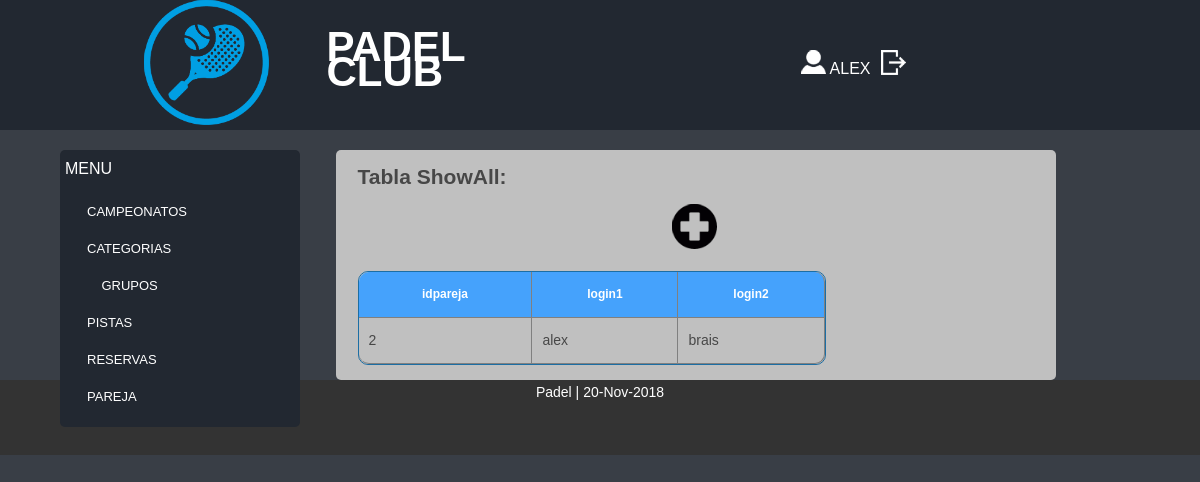
Before: /Controllers/PAREJA_Controller.php (signed in) with the older database file.
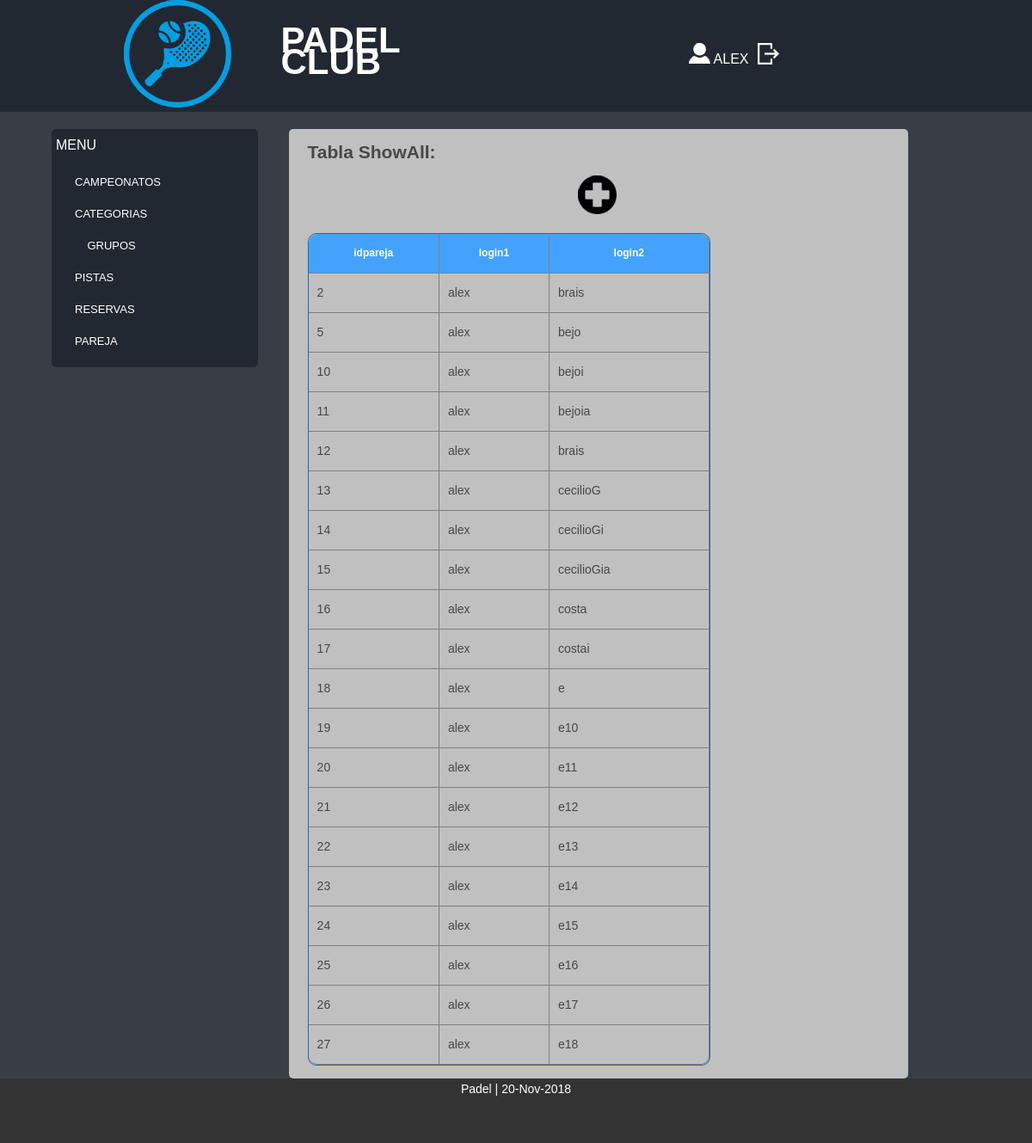
After: the same page with the newer database file.
### tables this page shows
CREATE TABLE `PAREJA` (
  `idPareja` int(10) NOT NULL,
  `login1` varchar(10) NOT NULL,
  `login2` varchar(10) NOT NULL
);

### Functions/Authentication.php (called while the page is built)
<?php
function IsAuthenticated(){
	if (!isset($_SESSION['login'])){
		return false;
	}
	else{
		return true;
	}
}
?>

### Models/Access_DB.php (called while the page is built)
<?php
function ConnectDB()
{
    $mysqli = new mysqli("", 'root', '' , 'ABP_11');
	if ($mysqli->connect_errno) {
		include '../View/MESSAGE_View.php';
		new MESSAGE("Fallo al conectar a MySQL: (" . $mysqli->connect_errno . ") " . $mysqli->connect_error, './index.php');
		return false;
	}
	else{
		return $mysqli;
	}
}
?>

### Functions/ACL.php (called while the page is built)
<?php
include_once '../Models/USUARIOS_Model.php';
function comprobarRol($rol){
	$usuario = new USUARIOS_Model($_SESSION['login'],'','','','');
	$rolBD = $usuario->getRol();
	if($rolBD[0] == 'admin'){
		return true;
	}else{
		if($rol == $rolBD[0]){
			return true;
		}else{
			return false;
		}
	}
}
?>

### Models/USUARIOS_Model.php (called while the page is built, shortened)
<?php
class USUARIOS_Model {
	var $login;
	var $mysqli;
function __construct($login,$password,$rol,$nombre,$apellidos){
	$this->login = $login;
	include_once 'Access_DB.php';
	$this->mysqli = ConnectDB();
}
function getRol(){
	$sql = "SELECT rol
			FROM USUARIO
			WHERE (
				(login = '$this->login')
			)";
	$resultado = $this->mysqli->query($sql);
	if ($resultado->num_rows == 0){
		return 'El login no existe';
	}
	else{
		return mysqli_fetch_row($resultado);
	}
}
}
?>

### Models/PAREJA_Model.php (called while the page is built, shortened)
<?php
class PAREJA_Model {
	var $mysqli;
function __construct($idpareja,$login1,$login2){
	include_once 'Access_DB.php';
	$this->mysqli = ConnectDB();
}
function _SHOWALLUSER($sesion){
	$sql = "SELECT `idpareja`, `login1`, `login2` FROM PAREJA WHERE login1 = '$sesion' OR login2 = '$sesion' ";
	$result = $this->mysqli->query($sql);
	if($result ->num_rows >0){
		$j = 0;
		while($tupla = mysqli_fetch_assoc($result)){
		   $tuplas[$j] = $tupla;
		   $j++;
		}
		return $tuplas;
	}
	else{
		return  false;
	}
}
}

### Views/PAREJA_SHOWALL_USER_View.php (the view, shortened to what this page needs)
<?php
class PAREJA_SHOWALL_USER {
	function __construct($search,$lista,$array,$volver){
		$this->search = $search;
		$this->lista = $lista;
		$this->datos = $array;
		$this->render();
	}
	function render(){
		include 'Header.php';
?>
<div style="overflow-x:auto;">
				<h2><?php if(!$this->search){ echo 'Tabla ShowAll';}else{echo 'Tabla Busqueda';} ?>:</h2>
					<div id="anhadir-borrar" style="text-align: center;">
							<a href="<?php $_SERVER['PHP_SELF'] ?>?action=ADD"><img src="../Views/images/añadir.png"></a>&nbsp
					</div>
					<table class="tablas separador">
						<tr>
						<?php
						for($i=0; $i<count($this->lista);$i++){
								echo "<th>".$this->lista[$i]."</th>";
						}
						?>
						<?php
							for($j=0;$j<count($this->datos);$j++){
								echo "<tr>";
								for($i=0; $i<count($this->lista);$i++){
										echo "<td>".$this->datos[$j][($this->lista)[$i]]."</td>";
								}
							}
						?>
					</table>
</div>
<?php
	include 'Footer.php';
	}
}
?>

### Controllers/PAREJA_Controller.php (shortened to what this page needs)
<?php
include_once '../Functions/Authentication.php';
include_once '../Models/PAREJA_Model.php';
include '../Views/PAREJA_SHOWALL_USER_View.php';
include '../Functions/ACL.php';
$lista = array('idpareja', 'login1','login2');
	Switch ($_REQUEST['action']){
		default:
			if(comprobarRol('admin')){
				if (!$_POST){
					$PAREJAS = new PAREJA_Model('','','');
				}
				else{
					$PAREJAS = get_data_form();
				}
				$datos = $PAREJAS->_SHOWALL();
				new PAREJA_SHOWALL(false,$lista, $datos, '../index.php');
			}else{
				if(comprobarRol('deportista')){
				    if(!$_POST){
					$PAREJAS = new PAREJA_Model('','','');
				}
				else{
					$PAREJAS = get_data_form();
				}
                $sesion = $_SESSION['login'];
				$datos = $PAREJAS->_SHOWALLUSER($sesion);
				new PAREJA_SHOWALL_USER(false,$lista,$datos, '../index.php');
			}
	}
}
?>

### Views/Header.php (shortened to what this page needs)
<?php
	include_once '../Functions/Authentication.php';
?>
<!DOCTYPE html>
<html lang="en">
	<head>
		<link rel="stylesheet" href="../Views/css/style.css">
		<link rel="stylesheet" href="../Views/css/responsive.css">
		<link rel="stylesheet" href="../Views/css/tcal.css">
	</head>
	<body>
		<header>
				<div id="cabecera-izq">
					<div id="logo">
						<a href="../Controllers/Index_Controller.php"><img src="../Views/images/cabecera.png" alt="Padel" title="Padel"/></a>
					</div>
					<div id="titulo">
						<h1>
						Padel Club
						</h1>
					</div>
				</div>
				<div id="cabecera-der">
<?php
	if (IsAuthenticated()){
?>
					<div class="login">
						<div id="usuario"><a href="#"><img src="../Views/images/user.png" alt="Usuario" title="Usuario"> <?php echo $_SESSION['login']?></a></div>
						<div id="salir"><a href="../Functions/Desconectar.php"><img src="../Views/images/logout-blanco.png" alt="Salir" title="Salir"></a></div>
					</div>
<?php
	}else{
		?>
					<div class="login">
						<a href="../Controllers/Login_Controller.php">Login</a>
					</div>
<?php
	}
?>
		</div>
</header>
<?php
	if(IsAuthenticated()){
	include 'users_menuLateral.php';
	}
?>

### Views/users_menuLateral.php (shortened to what this page needs)
<div class="cuerpo">
	<nav class="menu">
		<p>Menu</p>
		<ul>
		<?php
			if(comprobarRol('deportista')){
				echo '<li><a href="./CAMPEONATOS_Controller.php">CAMPEONATOS</a></li>';
			}
			if(comprobarRol('deportista')){
				echo '<li><a href="./CATEGORIAS_Controller.php">CATEGORIAS</a></li>';
			}
			if(comprobarRol('deportista')){
				echo '<li><a href="./GRUPOS_Controller.php">&nbsp&nbsp&nbsp&nbspGRUPOS</a></li>';
			}
			if(comprobarRol('deportista')){
				echo '<li><a href="./PISTAS_Controller.php">PISTAS</a></li>';
			}
			if(comprobarRol('deportista')){
				echo '<li><a href="./PISTAS_Controller.php?action=RESERVAS">RESERVAS</a></li>';
			}
			if(comprobarRol('deportista')){
				echo '<li><a href="./PAREJA_Controller.php">PAREJA</a></li>';
			}
		?>
		</ul>
	</nav>
	<section class="content">

### Views/Footer.php
		</section>
	</div>
		<footer id="pie">
			<p>Padel | <?php echo date("d-M-Y", mktime()); ?></p>
		</footer>
	</body>
</html>

### Views/css/style.css (style rules this page uses)
* { margin:0px; padding:0px; }
html, body { width:100%; padding:0; margin:0; }
body { background: #393E46;color: #474747;font: 14px/25px Arial, Helvetica, sans-serif; }
header { background:#222831; height: 130px; position:fixed; width:100%; overflow:hidden; top:0px; display:block; }
h1 { text-transform:uppercase; color:#ffffff; font-size:42px; text-decoration:none; font-weight:22px; }
#logo { width:27%; float:left; height:100%; }
#titulo { margin-top:7%; width:50%; float:left; height:100%; }
#cabecera-der { float:right; width:35%; height:100%; }
#cabecera-izq { float:left; width:40%; margin-left:12%; height:100%; }
.login { margin-top:12%; margin-left:5%; float:left; }
.login a { text-transform:uppercase; color:#ffffff; font-size:16px; text-decoration:none; }
#usuario { width:85%; float:left; }
#salir { width:15%; float:right; }
nav { position:fixed; width:12%; min-height:270px; background-color:#222831; margin-left:12%; margin-top:150px; border-radius: 5px; }
.menu ul { list-style: none; margin: 0; display: block; padding: 12px; float:left; }
.menu p { padding:6px 5px 0px 5px; text-transform:uppercase; color:#ffffff;font-size:16px; }
.menu ul li { position: relative;width:100%;float: left; padding: 6px 5px 0px 5px; overflow:hidden; }
.menu ul li a { font-size: 13px; line-height:14px;color:#ffffff;display: block;padding: 6px 10px;margin-bottom: 5px;z-index: 6;position: relative; text-transform:uppercase; text-decoration: none; }
.content a { text-decoration:none; font-size:16px; }
.content { background:#c0c0c0; border-radius: 5px; margin-right:12%; margin-top:150px; margin-left:12%; width:60%; float:right; overflow:hidden; }
.content p,h2,h3,h4,form,table { margin-left:3%; margin-right:3%; margin-top:2%; margin-bottom:2%; }
#anhadir-borrar { margin: 0 auto; }
.tablas { border: 1px solid #1C6EA4; border-collapse: collapse; overflow-x:auto; }
td { padding:10px; }
th { background-color: #45A2FC; padding:10px; color: #FFFFFF; font-size: 12px; }
.separador { border-radius: 10px; border-spacing: 0; border-collapse: separate; }
.separador td, table.separador th { border-bottom: 1px solid Gray; border-right: 1px solid Gray; }
.separador tr:last-child td:first-child { border-bottom-left-radius: 10px; }
.separador tr:last-child td:last-child { border-bottom-right-radius: 10px; }
.separador tr:first-child th:first-child, table.separador tr:first-child td:first-child { border-top-left-radius: 10px }
.separador tr:first-child th:last-child, table.separate tr:first-child td:last-child { border-top-right-radius: 10px; }
footer { clear:both; margin-top:2%; background-color:#333; width:100%; text-align:center; color:#FFFFFF; min-height:75px; }

### Views/css/responsive.css (style rules this page uses)
@media only screen and (max-width: 1500px) { section { width:57%; } }
@media only screen and (max-width: 1500px) { #logo { width:35%; } }

Changed rows visible on the page:
added pareja: idPareja "5", login1 "alex", login2 "bejo"
added pareja: idPareja "10", login1 "alex", login2 "bejoi"
added pareja: idPareja "11", login1 "alex", login2 "bejoia"
added pareja: idPareja "12", login1 "alex", login2 "brais"
added pareja: idPareja "13", login1 "alex", login2 "cecilioG"
added pareja: idPareja "14", login1 "alex", login2 "cecilioGi"
added pareja: idPareja "15", login1 "alex", login2 "cecilioGia"
added pareja: idPareja "16", login1 "alex", login2 "costa"
added pareja: idPareja "17", login1 "alex", login2 "costai"
added pareja: idPareja "18", login1 "alex", login2 "e"
added pareja: idPareja "19", login1 "alex", login2 "e10"
added pareja: idPareja "20", login1 "alex", login2 "e11"
added pareja: idPareja "21", login1 "alex", login2 "e12"
added pareja: idPareja "22", login1 "alex", login2 "e13"
added pareja: idPareja "23", login1 "alex", login2 "e14"
added pareja: idPareja "24", login1 "alex", login2 "e15"
added pareja: idPareja "25", login1 "alex", login2 "e16"
added pareja: idPareja "26", login1 "alex", login2 "e17"
added pareja: idPareja "27", login1 "alex", login2 "e18"
